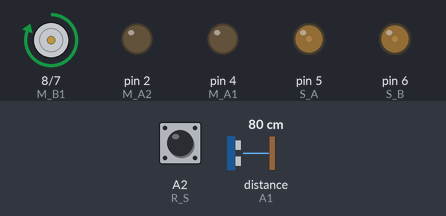
Simulated run of this sketch. Board: Arduino Uno, built with avr-gcc and run on an emulated ATmega328P. Parts: motor-driver pin pairs drawn as motors (green arrow = first pin HIGH = forward, orange = second pin HIGH = backward, longer = more drive), output pins drawn as LEDs (lit = HIGH). Wiring (inferred from the names in the program): ultrasonic range finder: trigger A0; echo A1. The test bench sets the inputs (shaded band); at power-on: A2 (R_S) HIGH, distance to the obstacle (sensor on A1) 80 cm. The echo pulse lasts 58.3 µs per cm; pins used as bus, display or sensor lines are not drawn.

Above: at 0.2 s.
Timing chart, 0 to 1.7 s (numbered marks = the images above):
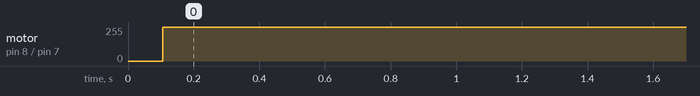

Measured:
- by itself, motor on pin 8 (M_B1) / pin 7 (M_B2): stopped → forward 255/255 at 0.11 s

The sketch:

LINE_HUNT.ino
```cpp
int S_A = 5;  //speed motor a
int M_A1 = 4; //motor a = +
int M_A2 = 2; //motor a = -
int M_B1 = 8; //motor b = -
int M_B2 = 7; //motor b = +
int S_B = 6;  //speed motor b

int L_S = A0; //sincer R
int S_S = A1; //sincer S
int R_S = A2; //sincer L

const int trigPin = 14;
const int echoPin = 15;
long duration;
int distance ;
bool obstacle=false;

void setup()
{
pinMode(M_B1, OUTPUT);
pinMode(M_B2, OUTPUT);
pinMode(M_A1, OUTPUT);
pinMode(M_A2, OUTPUT);
pinMode(S_B, OUTPUT);
pinMode(S_A, OUTPUT);

pinMode(L_S, INPUT);
pinMode(S_S, INPUT);
pinMode(R_S, INPUT);
  analogWrite(S_A, 30);
analogWrite(S_B, 30);
 pinMode(trigPin, OUTPUT);
 pinMode(echoPin, INPUT);
delay(100);
}
int distanceCalcul() {
digitalWrite(trigPin, LOW);
delayMicroseconds(2);
digitalWrite(trigPin, HIGH);
delayMicroseconds(10);
digitalWrite(trigPin, LOW);
duration = pulseIn(echoPin, HIGH);
return distance= duration*0.034/2;
}

void loop()
{
 distance = distanceCalcul();
 if(distance < 5){
 obstacle = true;
 Stop();
  }
 else {
  obstacle = false;
 }

while (obstacle==false){

if ((digitalRead(L_S) == 0)&&(digitalRead(S_S) == 1)&&(digitalRead(R_S) == 0)){forward();}
Serial.println("Forward");


if ((digitalRead(L_S) == 1)&&(digitalRead(S_S) == 1)&&(digitalRead(R_S) == 0)){turnLeft();}
if ((digitalRead(L_S) == 1)&&(digitalRead(S_S) ==0)&&(digitalRead(R_S) == 0)) {turnLeft();}

if ((digitalRead(L_S) == 0)&&(digitalRead(S_S) == 1)&&(digitalRead(R_S) == 1)){turnRight();}
if ((digitalRead(L_S) == 0)&&(digitalRead(S_S) == 0)&&(digitalRead(R_S) == 1)){turnRight();}

//if ((digitalRead(L_S) == 1)&&(digitalRead(S_S) == 1)&&(digitalRead(R_S) == 1)){Stop();}
if ((digitalRead(L_S) == 1)&&(digitalRead(S_S) == 1)&&(digitalRead(R_S) == 1)){turnLeft();}
}


}

void forward(){

digitalWrite(M_A1, LOW);
digitalWrite(M_A2, HIGH);
digitalWrite(M_B1, HIGH);
digitalWrite(M_B2, LOW);
}


void turnRight(){

digitalWrite(M_A1, LOW);
digitalWrite(M_A2, LOW);
digitalWrite(M_B1, HIGH);
digitalWrite(M_B2, LOW);
}

void turnLeft(){

digitalWrite(M_A1, LOW);
digitalWrite(M_A2, HIGH);
digitalWrite(M_B1, LOW);
digitalWrite(M_B2, LOW);
}

void Stop(){

digitalWrite(M_A1, LOW);
digitalWrite(M_A2, LOW);
digitalWrite(M_B1, LOW);
digitalWrite(M_B2, LOW);
}
```
